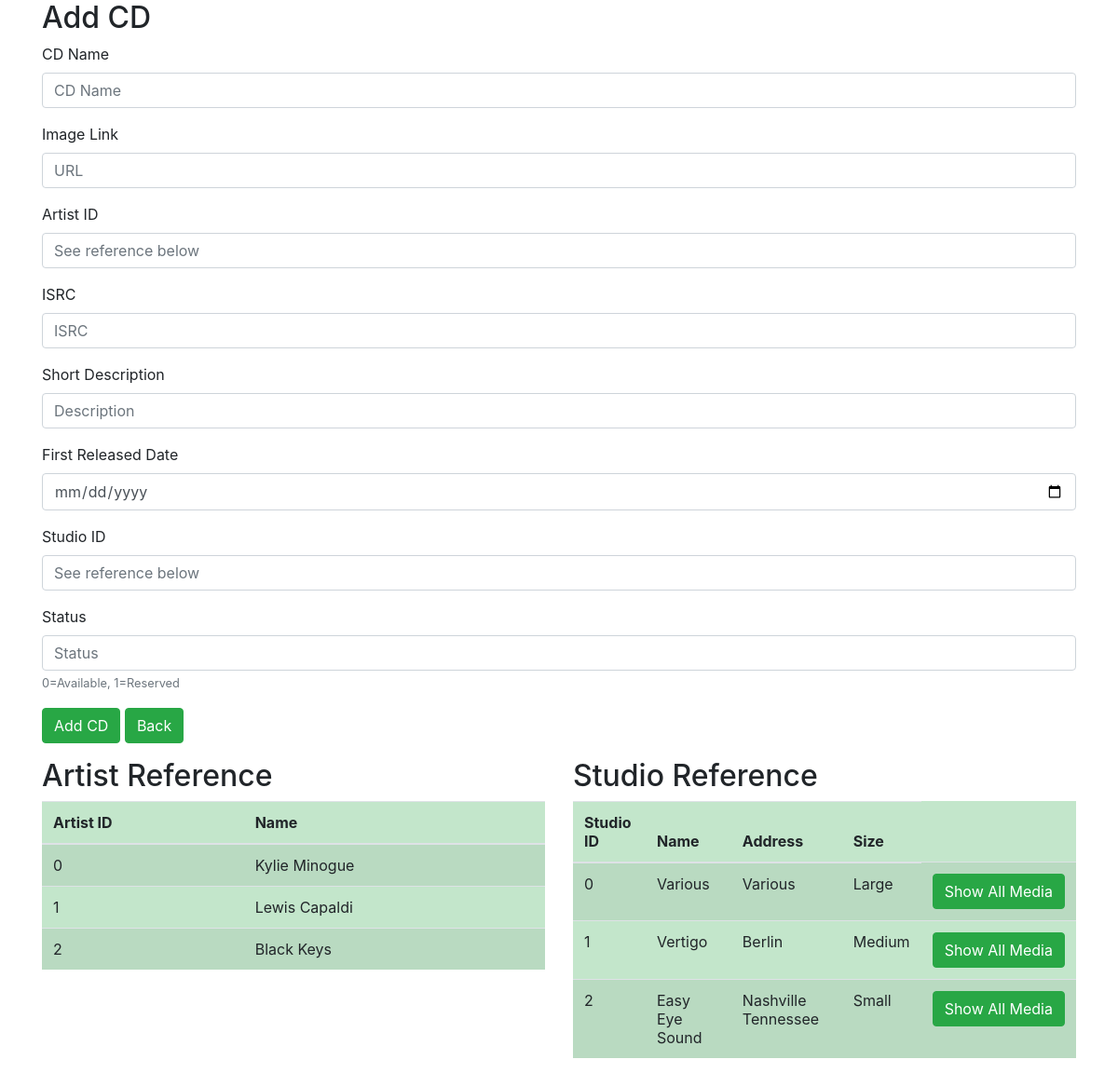
Screenshot of /cd_create.php with the database file from the repository.
### tables this page shows
CREATE TABLE `artist` (
  `artist_id` smallint(6) NOT NULL,
  `artist_name` varchar(50) NOT NULL
);

CREATE TABLE `record_studio` (
  `record_studio_id` smallint(6) NOT NULL,
  `studio_name` varchar(50) NOT NULL,
  `studio_address` varchar(100) NOT NULL,
  `studio_size` varchar(10) NOT NULL
);

### cd_create.php (the view, shortened to what this page needs)
<html>
<head>
   <link rel="stylesheet" href="https://maxcdn.bootstrapcdn.com/bootstrap/4.0.0/css/bootstrap.min.css">
</head>
<body>
<div class="container">
   <h2>Add CD</h2>
   <form action="actions/cd_a_create.php" method= "post">
    <div class="form-group">
               <label>CD Name</label>
               <input class="form-control" class="form-control" type="text" name="cd_name"  placeholder="CD Name" />
</div>
<div class="form-group">
               <label>Image Link</label>
               <input class="form-control"
                type="text" name= "img" placeholder="URL" />
</div>
<div class="form-group">
               <label>Artist ID</label>
               <input class="form-control" type="text"  name="artist_id" placeholder ="See reference below" />
</div>
<div class="form-group">
               <label>ISRC</label>
               <input class="form-control" type="text"  name="ISRC" placeholder ="ISRC" />
</div>
<div class="form-group">
               <label>Short Description</label>
               <input class="form-control" type="text"  name="description" placeholder ="Description" />
</div>
<div class="form-group">
               <label>First Released Date</label>
               <input class="form-control" type="date"  name="release_date" placeholder ="0000-00-00" />
</div>
<div class="form-group">
               <label>Studio ID</label>
               <input class="form-control" type="text"  name="studio_id" placeholder ="See reference below" />
</div>
<div class="form-group">
               <label>Status</label>
               <input class="form-control" type="text"  name="status" placeholder ="Status" />
               <small id="statusHelp" class="form-text text-muted">0=Available, 1=Reserved</small>
</div>
<div class="form-group">
               <button type='submit' class='btn btn-success'>Add CD</button>
               <a href= "index.php"><button type='button' class='btn btn-success'>Back</button></a>
     </div>
   </form>
</div>
<div class="container">
  <div class="row">
    <div class="col">
<table class="table table-striped table-success">
    <h2>Artist Reference</h2>
       <thead>
           <tr>
               <th>Artist ID</th>
               <th>Name</th>
           </tr>
       </thead>
       <tbody>
        <?php
        require_once 'actions/db_connect.php';
           $sql = "SELECT * from artist";
          $result = $connect->query($sql);
                      if($result->num_rows > 0) {
                while($row = $result->fetch_assoc()) {
                   echo  "<tr>
                       <td>" .$row['artist_id']."</td>
                       <td>" .$row['artist_name']."</td>
                   </tr>" ;
               }
           } else  {
               echo  "<tr><td colspan='5'><center>No Data Avaliable</center></td></tr>";
           }
            ?>
       </tbody>
   </table>
 </div>
 <div class="col">
<table class="table table-striped table-success">
    <h2>Studio Reference</h2>
       <thead>
           <tr>
               <th>Studio ID</th>
               <th>Name</th>
               <th>Address</th>
               <th>Size</th>
           </tr>
       </thead>
       <tbody>
        <?php
           $sql = "SELECT * from record_studio";
          $result = $connect->query($sql);
            if($result->num_rows > 0) {
                while($row = $result->fetch_assoc()) {
                   echo  "<tr>
                       <td>" .$row['record_studio_id']."</td>
                       <td>" .$row['studio_name']."</td>
                       <td>" .$row['studio_address']."</td>
                       <td>" .$row['studio_size']."</td>
                       <td>
                           <a href='cdplist.php?record_studio_id=" .$row['record_studio_id']."'><button type='button' class='btn btn-success'>Show All Media</button></a>
                       </td>
                   </tr>" ;
               }
           } else  {
               echo  "<tr><td colspan='5'><center>No Data Avaliable</center></td></tr>";
           }
            ?>
       </tbody>
   </table>
   </div>
 </div>
</div>
</body>
</html>

### rows the page displays
artist: artist_id "0", artist_name "Kylie Minogue"
artist: artist_id "1", artist_name "Lewis Capaldi"
artist: artist_id "2", artist_name "Black Keys"
record_studio: record_studio_id "0", studio_name "Various", studio_address "Various", studio_size "Large"
record_studio: record_studio_id "1", studio_name "Vertigo", studio_address "Berlin", studio_size "Medium"
record_studio: record_studio_id "2", studio_name "Easy Eye Sound", studio_address "Nashville Tennessee", studio_size "Small"
